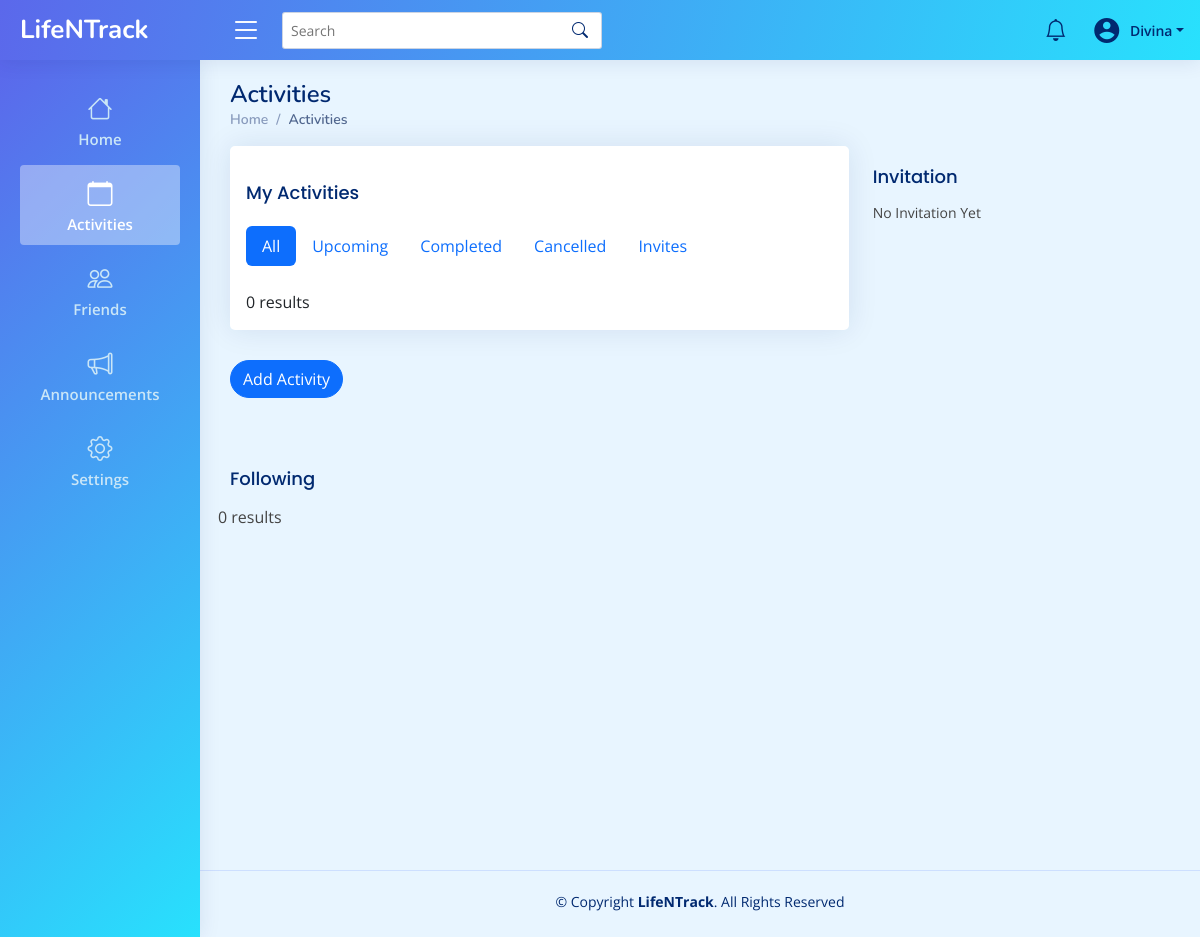
The page /client/pages/user/events.php (signed in) on the database as committed earlier.
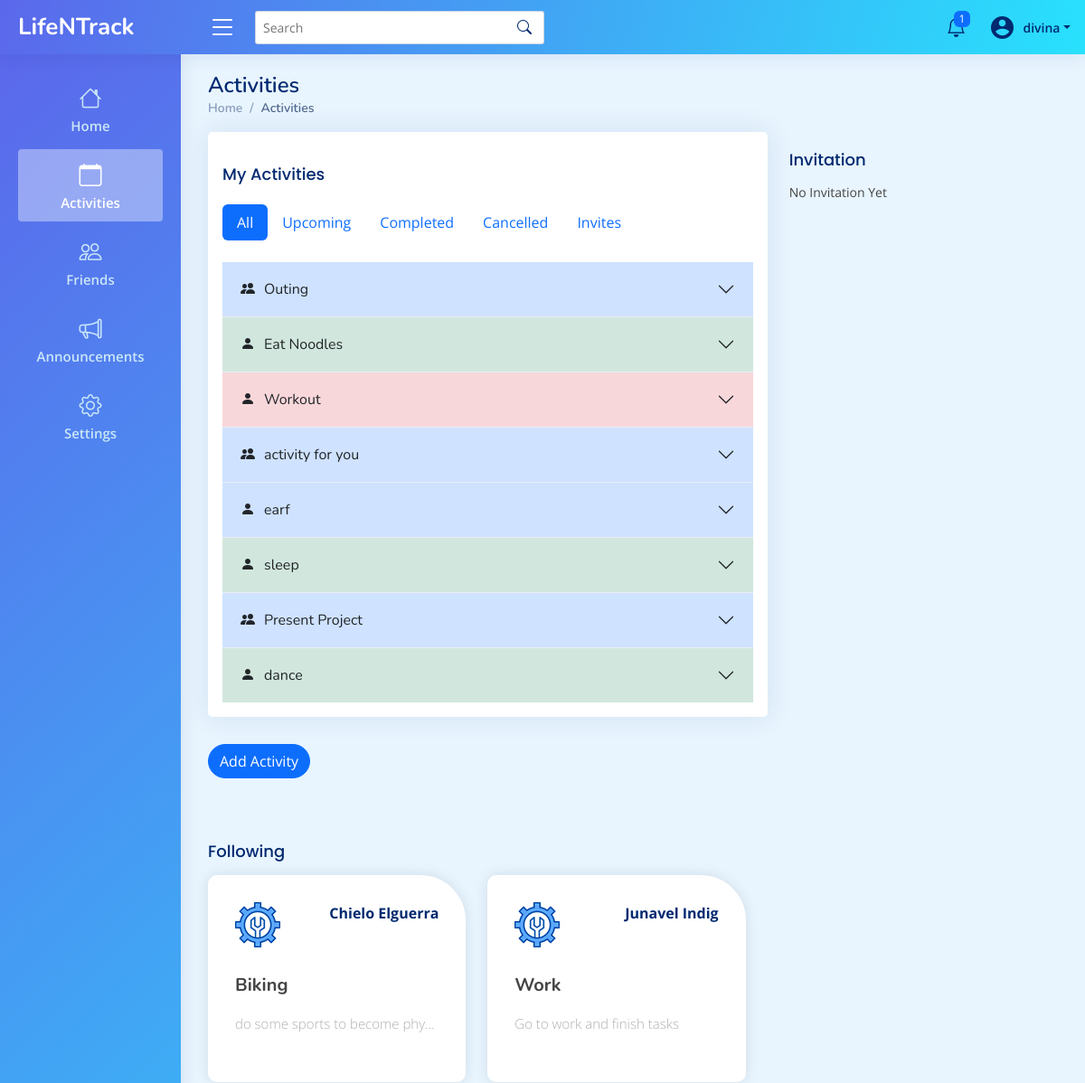
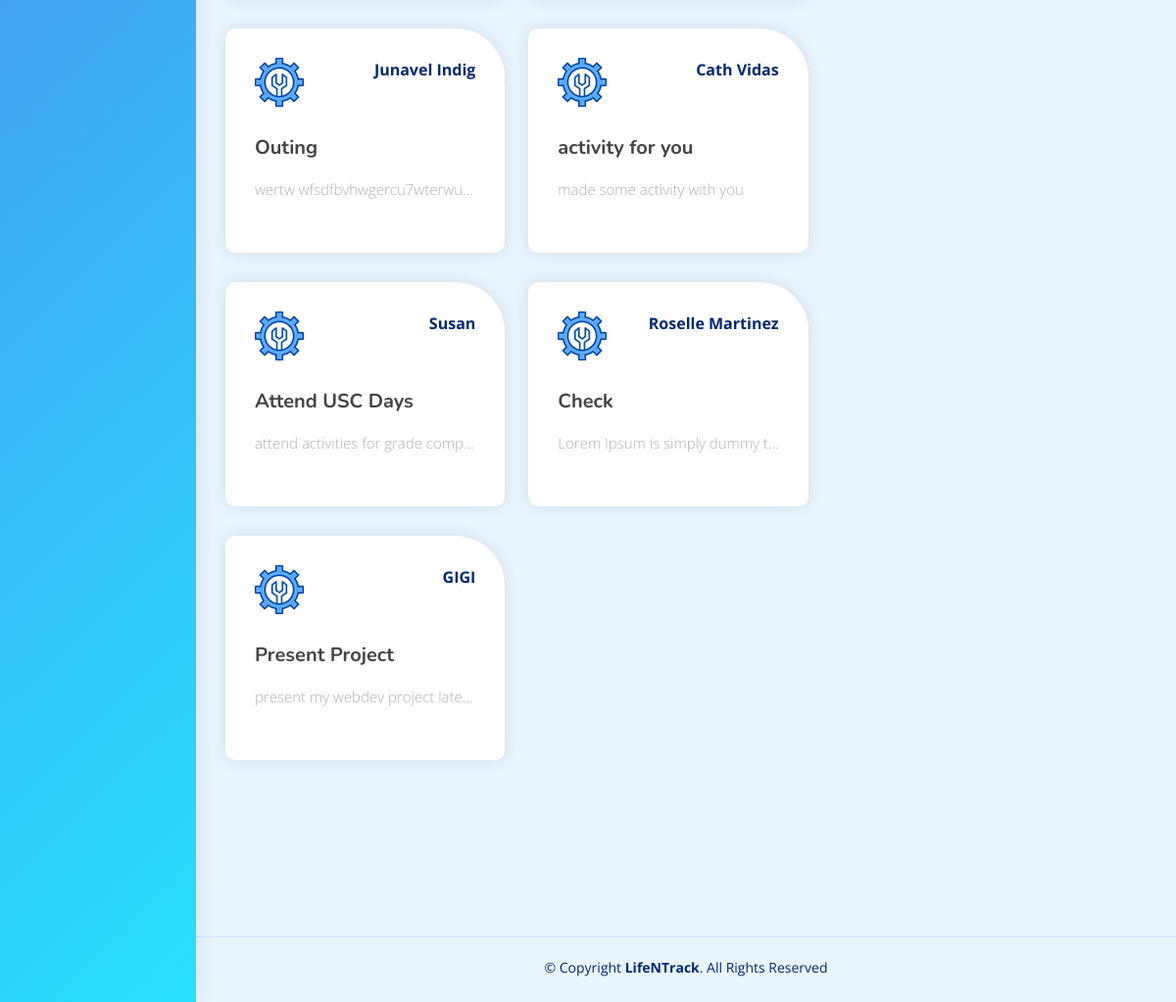
The same page on the database as committed later (2 pictures, top to bottom).
### tables this page shows
CREATE TABLE `user` (
  `userID` int(11) NOT NULL,
  `Fullname` varchar(50) NOT NULL,
  `Gender` enum('Male','Female','Other') NOT NULL,
  `Email` varchar(50) NOT NULL,
  `Password` varchar(50) NOT NULL,
  `Bio` varchar(255) NOT NULL,
  `Role` varchar(50) NOT NULL,
  `Status` varchar(50) NOT NULL
);

CREATE TABLE `activity` (
  `activityID` int(11) NOT NULL,
  `act_title` varchar(50) NOT NULL,
  `act_date` date NOT NULL,
  `act_time` time NOT NULL,
  `act_location` varchar(100) NOT NULL,
  `act_desc` mediumtext NOT NULL,
  `act_ootd` varchar(100) NOT NULL,
  `activityCreated` datetime NOT NULL DEFAULT current_timestamp(),
  `remarks` enum('Upcoming','Done','Cancelled','Other') NOT NULL,
  `userID` int(11) NOT NULL
);

### server/controllers/getUserDetails.php (called while the page is built, shortened)
<?php
$userID = $_SESSION['id'];
$conn = getConnection();
$userSql = "SELECT * FROM user WHERE userID = '$userID'";
$userDetResult = mysqli_query($conn, $userSql);
$userData = mysqli_fetch_assoc($userDetResult);
?>

### server/controllers/userSession.php (called while the page is built, shortened)
<?php
if ($_SESSION["Role"] == null) {
    header("Location: ../../public");
} else {
    if ($_SESSION["Role"] == "User") {
        include_once("getUserDetails.php");
    } else {
        header("Location: ../../public");
    }
}

### client/pages/user/events.php (the view, shortened to what the changed rows need)
<?php
include_once("../../../server/controllers/userSession.php");
include_once("../../../server/controllers/getUserDetails.php");
?>
<!DOCTYPE html>
<html lang="en">
<head>
  <link rel="stylesheet" href="../../public/assets/css/templatemo-chain-app-dev.css">
  <?php include_once("../../components/vendorCSSLinks.php") ?>
  <link href="../../assets/css/style.css" rel="stylesheet">
  <link rel="stylesheet" href="../../assets/css/users.css">
</head>
<body>
  <?php include_once("../../components/userHeader.php") ?>
  <main id="main" class="main user-main">
    <div class="pagetitle">
      <h1>Activities</h1>
    </div>
    <section class="section dashboard">
      <div class="row">
        <div class="col-lg-8">
          <div class="card col-lg-12">
            <div class="card-body">
              <div class="tab-content pt-2" id="myTabContent">
                <div class="tab-pane fade active show" id="pills-all" role="tabpanel" aria-labelledby="all-tab">
                  <div class="accordion accordion-flush eventsList" id="allActivities">
                    <?php
                    $conn = getConnection();
                    $sql = "SELECT * FROM activity
                                    INNER JOIN user ON user.userID = activity.userID
                                     WHERE user.userID = $userID OR activityID IN(SELECT activityID FROM invitation WHERE recipientID = $userID AND invitationStatus = 'accepted') ORDER BY act_date ASC";
                    $result = mysqli_query($conn, $sql);
                    if (mysqli_num_rows($result) > 0) :
                      while ($row = mysqli_fetch_assoc($result)) :
                    ?>
                        <?php
                        if ($row['remarks'] == 'Upcoming') {
                          echo '<div class="accordion-item event-upcoming">';
                        }
                        if ($row['remarks'] == 'Done') {
                          echo '<div class="accordion-item event-done">';
                        }
                        if ($row['remarks'] == 'Cancelled') {
                          echo '<div class="accordion-item event-cancel">';
                        }
                        ?>
                        <h2 class="accordion-header" id="flush-heading<?= $row['activityID'] ?>">
                          <button class="accordion-button collapsed " type="button" data-bs-toggle="collapse" data-bs-target="#flush-collapse<?= $row['activityID'] ?>" aria-expanded="false" aria-controls="flush-collapse<?= $row['activityID'] ?>">
                            <?php
                            if ($row['userID'] == $userID) {
                              echo '<i class="bi bi-person-fill"></i>';
                            } else {
                              echo '<i class="bi bi-people-fill"></i>';
                            }
                            ?>
                            <?= $row['act_title'] ?>
                          </button>
                        </h2>
                  </div>
              <?php
                      endwhile;
                    else :
                      echo "0 results";
                    endif;
              ?>
                </div>
              </div>
            </div>
          </div>
        </div>
        <?php include("../../components/activity-btn.php") ?>
        <h5 class="card-title" style="margin-top: 50px;">Following</h5>
        <div class="row col-lg-12" id="event-list-group">
          <?php
          $conn = getConnection();
          $sql = "SELECT * FROM activity
                    INNER JOIN user ON user.userID = activity.userID
                    WHERE user.userID IN(
                    SELECT followingUserID FROM followers WHERE userID = $userID)
                    ORDER BY act_date ASC";
          $result = mysqli_query($conn, $sql);
          if (mysqli_num_rows($result) > 0) :
            while ($row = mysqli_fetch_assoc($result)) :
          ?>
              <div class="col-xxl-4 col-md-6">
                <div class="service-item first-service event-cards">
                  <div class="head d-flex justify-content-between">
                    <div class="icon"></div><span class="username">
                      <?= $row['Fullname'] ?></span>
                  </div>
                  <h4><?= $row['act_title'] ?></h4>
                  <p class="event-desc"><?= $row['act_desc'] ?></p>
                </div>
              </div>
          <?php
            endwhile;
          else :
            echo "0 results";
          endif;
          ?>
        </div>
      </div>
    </section>
  </main>
</body>
</html>

### client/components/userHeader.php (shortened to what the changed rows need)
<header id="header" class="header fixed-top d-flex align-items-center">
    <nav class="header-nav ms-auto">
        <ul class="d-flex align-items-center">
            <li class="nav-item dropdown">
                <?php
                   $sql = "SELECT * FROM notification WHERE notifReceiverID = $userID ORDER BY notifCreated DESC";
                   $result = mysqli_query($conn, $sql);
                   $countNotif = 0;
                   if (mysqli_num_rows($result) > 0) {
                       while ($row = mysqli_fetch_assoc($result)) {
                           if ($row['notifStatus'] == 'unseen') {
                               $countNotif++;
                           }
                       }
                   }
                   ?>
                <a class="nav-link nav-icon" href="#" data-bs-toggle="dropdown">
                    <i class="bi bi-bell"></i>
                    <?php
                       if ($countNotif > 0) {
                           echo '<span class="badge bg-primary badge-number">' . $countNotif . '</span>';
                       }
                       ?>
                </a>
        </li>
        <li class="nav-item dropdown pe-3">
            <a class="nav-link nav-profile d-flex align-items-center pe-0" href="#" data-bs-toggle="dropdown">
                <i class="ri-account-circle-fill" style="font-size: 30px; "></i>
                <span class="d-none d-md-block dropdown-toggle ps-2"><?= $userData['Fullname'] ?></span>
            </a>
        </li>
        </ul>
    </nav>
</header>

Rows that differ between the two databases and show on the page:
changed user: Fullname "Divina" → "divina"
now on this page (row edited): activity: act_title "Outing", userID.Fullname "Junavel Indig", act_desc "wertw wfsdfbvhwgercu7wterwu…"
added activity: act_title "Eat Noodles", shown under "My Activities"
added activity: act_title "Workout", shown under "My Activities"
added activity: act_title "activity for you", userID.Fullname "Cath Vidas", act_desc "made some activity with you"
added activity: act_title "earf", shown under "My Activities"
added activity: act_title "sleep", shown under "My Activities"
added activity: act_title "Present Project", userID.Fullname "GIGI", act_desc "present my webdev project late…"
added activity: act_title "dance", shown under "My Activities"
now on this page (row edited): activity: userID.Fullname "Chielo Elguerra", act_title "Biking", act_desc "do some sports to become phy…", shown under "Following"
now on this page (row edited): activity: userID.Fullname "Junavel Indig", act_title "Work", act_desc "Go to work and finish tasks", shown under "Following"
added activity: userID.Fullname "Susan", act_title "Attend USC Days", act_desc "attend activities for grade comp…", shown under "Following"
now on this page (row edited): activity: userID.Fullname "Roselle Martinez", act_title "Check", act_desc "Lorem Ipsum is simply dummy…", shown under "Following"
Other text that changed with them:
$countNotif: (not shown) → "1"
text no longer shown: "0 results 0 results"
